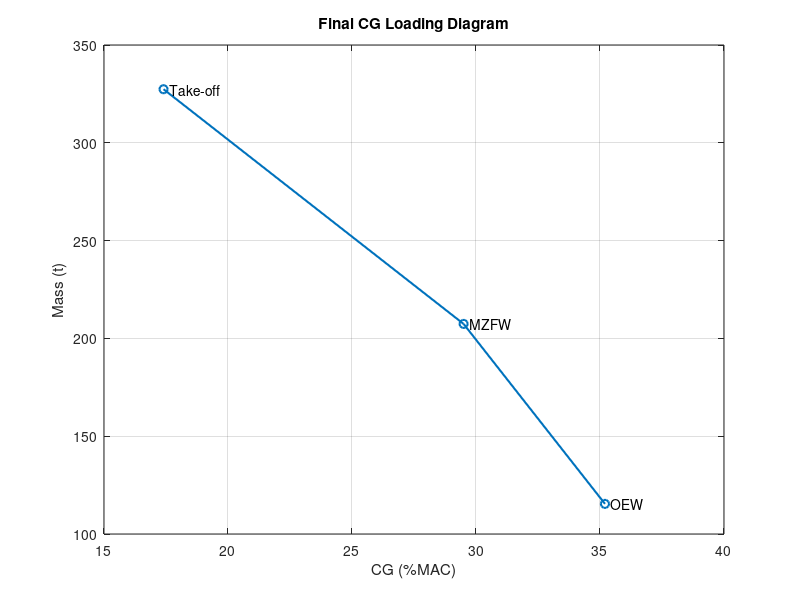

Recreate this plot in MATLAB. (Note: this script raises an error after producing the figure.)

% ================= CG LOADING DIAGRAM =================

clc;
clear;
close all;

% ---------------- FINAL DATA ----------------
% Order: OEW -> MZFW -> Take-off
cg_mac = [35.2, 29.5, 17.4];
mass_t = [115.402, 207.402, 327.402];

% ---------------- PLOT ----------------
figure;
plot(cg_mac, mass_t, '-o', 'LineWidth', 1.5);
grid on;
hold on;

xlabel('CG (%MAC)');
ylabel('Mass (t)');
title('Final CG Loading Diagram');

% ---------------- POINT LABELS ----------------
text(cg_mac(1), mass_t(1), '  OEW');
text(cg_mac(2), mass_t(2), '  MZFW');
text(cg_mac(3), mass_t(3), '  Take-off');

% ---------------- CG LIMITS ----------------
xline(15, '--', 'Forward CG Limit');
xline(35, '--', 'Aft CG Limit');

% ---------------- LOADING LABELS ----------------
text(31.5, 150, 'Payload Loading', 'FontSize', 10);
text(22.5, 260, 'Fuel Loading', 'FontSize', 10);

hold off;

% ================= REFERENCE VALUES =================
% MAC = 4.7 m
% LEMAC = 29.35 m
% 25% MAC position = 30.53 m

% ================= MASS ASSUMPTIONS =================
% Wing mass = 34.7 t (structural incl. TBW extras)
% Fuselage mass = 18,830.41 kg
% HTP mass = 4000 kg
% VTP mass = 6900 kg
% Fuel = 120 t
% Payload = 92 t
